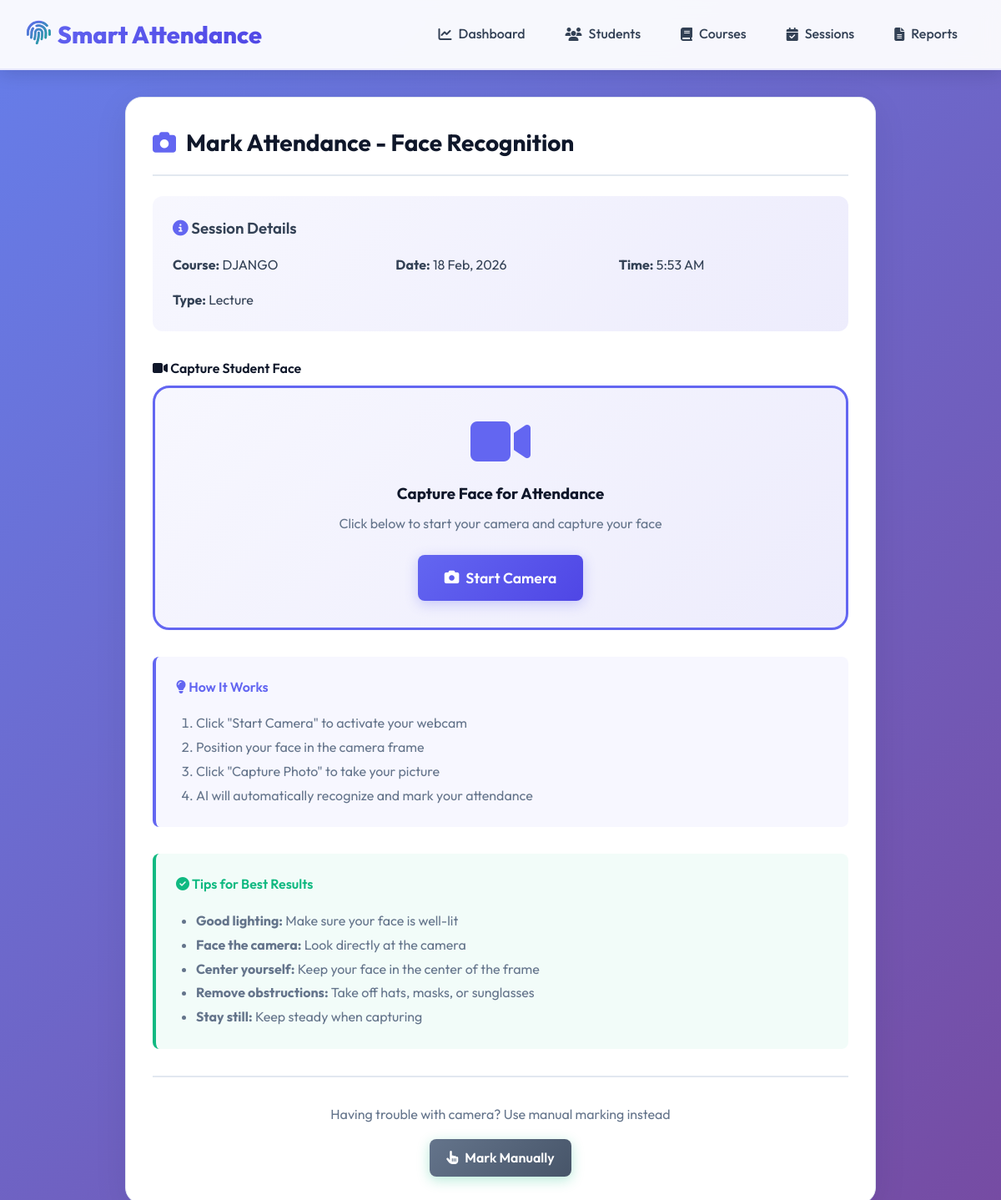
The page /sessions/2/mark/face/ on the database its author committed.
### core/models.py (models this page shows, shortened)
class AttendanceSession(models.Model):
    course = models.ForeignKey(Course, on_delete=models.CASCADE, related_name='sessions')
    faculty = models.ForeignKey(User, on_delete=models.SET_NULL, null=True)
    session_date = models.DateField(default=timezone.now)
    session_time = models.TimeField(default=timezone.now)
    session_type = models.CharField(
        max_length=20,
        choices=[
            ('lecture', 'Lecture'),
            ('lab', 'Lab'),
            ('tutorial', 'Tutorial'),
        ],
        default='lecture'
    )
    created_at = models.DateTimeField(auto_now_add=True)
    is_active = models.BooleanField(default=True)
    class Meta:
        ordering = ['-session_date', '-session_time']
        unique_together = ['course', 'session_date', 'session_time']

class Course(models.Model):
    course_code = models.CharField(max_length=20, unique=True)
    course_name = models.CharField(max_length=200)
    faculty = models.ForeignKey(User, on_delete=models.SET_NULL, null=True, related_name='courses')
    created_at = models.DateTimeField(auto_now_add=True)
    class Meta:
        ordering = ['course_name']

### core/views.py (the view)
# urls.py: path('sessions/<int:session_id>/mark/face/', views.mark_attendance_face, name='mark_attendance_face'),
def mark_attendance_face(request, session_id):
    session = get_object_or_404(AttendanceSession, pk=session_id)
    if request.method == 'POST':
        captured_image_data = request.POST.get('captured_image_data', '')
        if captured_image_data:
            import base64
            from io import BytesIO
            try:
                image_data = captured_image_data.split(',')[1]
                image_bytes = base64.b64decode(image_data)
                face_service = get_face_service()
                uploaded_encoding = face_service.encode_face_from_bytes(image_bytes)
                if not uploaded_encoding:
                    messages.error(request, 'No face detected in the captured image. Please ensure your face is clearly visible and try again.')
                    return redirect('mark_attendance_face', session_id=session.id)
                students = Student.objects.filter(
                    course=session.course,
                    is_active=True
                ).exclude(face_encoding='')
                if not students.exists():
                    messages.warning(request, 'No students with face encodings found for this course. Please ensure students have registered with face photos.')
                    return redirect('mark_attendance', session_id=session.id)
                student_encodings = {}
                for student in students:
                    encoding = face_service.string_to_encoding(student.face_encoding)
                    if encoding:
                        student_encodings[student.id] = encoding
                if not student_encodings:
                    messages.warning(request, 'No valid face encodings found. Please ensure students have registered properly.')
                    return redirect('mark_attendance', session_id=session.id)
                matched_student_id, confidence = face_service.find_matching_student(
                    uploaded_encoding,
                    student_encodings
                )
                if matched_student_id:
                    attendance = Attendance.objects.get(
                        session=session,
                        student_id=matched_student_id
                    )
                    if attendance.status == 'present':
                        student = Student.objects.get(id=matched_student_id)
                        messages.info(
                            request,
                            f'Attendance already marked for {student.name}!'
                        )
                    else:
                        attendance.status = 'present'
                        attendance.marked_by = 'face_recognition'
                        attendance.confidence_score = confidence
                        attendance.marked_at = timezone.now()
                        from django.core.files.base import ContentFile
                        attendance.photo_captured.save(
                            f'attendance_{session.id}_{matched_student_id}_{timezone.now().strftime("%Y%m%d_%H%M%S")}.jpg',
                            ContentFile(image_bytes),
                            save=False
                        )
                        attendance.save()
                        student = Student.objects.get(id=matched_student_id)
                        messages.success(
                            request,
                            f'✓ Attendance marked for {student.name} (Confidence: {confidence:.1f}%)'
                        )
                    return redirect('mark_attendance', session_id=session.id)
                else:
                    messages.error(request, 'Face not recognized. Please ensure you are registered for this course or try again with better lighting.')
                    return redirect('mark_attendance_face', session_id=session.id)
            except Exception as e:
                messages.error(request, f'Error processing image: {str(e)}. Please try again.')
                return redirect('mark_attendance_face', session_id=session.id)
        else:
            form = FaceRecognitionUploadForm(request.POST, request.FILES)
            if form.is_valid():
                uploaded_image = form.cleaned_data['image']
                face_service = get_face_service()
                uploaded_encoding = face_service.encode_face_from_bytes(uploaded_image.read())
                if not uploaded_encoding:
                    messages.error(request, 'No face detected in the uploaded image. Please try again.')
                    return redirect('mark_attendance_face', session_id=session.id)
                students = Student.objects.filter(
                    course=session.course,
                    is_active=True
                ).exclude(face_encoding='')
                student_encodings = {}
                for student in students:
                    encoding = face_service.string_to_encoding(student.face_encoding)
                    if encoding:
                        student_encodings[student.id] = encoding
                matched_student_id, confidence = face_service.find_matching_student(
                    uploaded_encoding,
                    student_encodings
                )
                if matched_student_id:
                    attendance = Attendance.objects.get(
                        session=session,
                        student_id=matched_student_id
                    )
                    attendance.status = 'present'
                    attendance.marked_by = 'face_recognition'
                    attendance.confidence_score = confidence
                    attendance.photo_captured = uploaded_image
                    attendance.save()
                    student = Student.objects.get(id=matched_student_id)
                    messages.success(
                        request,
                        f'Attendance marked for {student.name} (Confidence: {confidence}%)'
                    )
                else:
                    messages.error(request, 'No matching student found. Please try again or mark manually.')
                return redirect('mark_attendance', session_id=session.id)
    else:
        form = FaceRecognitionUploadForm()
    context = {
        'session': session,
        'form': form,
    }
    return render(request, 'core/mark_attendance_face.html', context)

### core/templates/core/mark_attendance_face.html (shortened to what this page needs)
{% extends 'core/base.html' %}
{% block content %}
<div class="card" style="max-width: 900px; margin: 0 auto;">
    <div class="card-header">
        <h1 class="card-title">
            <i class="fas fa-camera"></i>
            Mark Attendance - Face Recognition
        </h1>
    </div>
    <div style="background: linear-gradient(135deg, rgba(99, 102, 241, 0.05), rgba(79, 70, 229, 0.1)); padding: 1.5rem; border-radius: 12px; margin-bottom: 2rem;">
        <h3 style="font-weight: 600; margin-bottom: 0.5rem;">
            <i class="fas fa-info-circle" style="color: #6366f1;"></i> Session Details
        </h3>
        <div style="display: grid; grid-template-columns: repeat(auto-fit, minmax(200px, 1fr)); gap: 1rem; margin-top: 1rem;">
            <div>
                <strong>Course:</strong> {{ session.course.course_name }}
            </div>
            <div>
                <strong>Date:</strong> {{ session.session_date|date:"d M, Y" }}
            </div>
            <div>
                <strong>Time:</strong> {{ session.session_time|time:"g:i A" }}
            </div>
            <div>
                <strong>Type:</strong> {{ session.get_session_type_display }}
            </div>
        </div>
    </div>
    <form method="post" enctype="multipart/form-data" id="faceRecognitionForm">
        <div class="form-group">
            <label class="form-label">
                <i class="fas fa-video"></i> Capture Student Face
            </label>
            <div style="background: linear-gradient(135deg, rgba(99, 102, 241, 0.05), rgba(79, 70, 229, 0.1)); border: 3px solid #6366f1; border-radius: 20px; padding: 2rem; text-align: center;">
                <div id="cameraSection">
                    <div id="initialState">
                        <i class="fas fa-video" style="font-size: 4rem; color: #6366f1; margin-bottom: 1rem; display: block;"></i>
                        <h3 style="font-weight: 700; color: #0f172a; margin-bottom: 0.5rem;">Capture Face for Attendance</h3>
                        <p style="color: #64748b; margin-bottom: 1.5rem;">Click below to start your camera and capture your face</p>
                        <button type="button" id="startCameraBtn" class="btn btn-primary" style="font-size: 1.1rem; padding: 1rem 2rem;">
                            <i class="fas fa-camera"></i> Start Camera
                        </button>
                    </div>
                </div>
            </div>
        </div>
        <div style="background: rgba(99, 102, 241, 0.05); border-left: 4px solid #6366f1; padding: 1.5rem; border-radius: 8px; margin: 2rem 0;">
            <h4 style="font-weight: 600; color: #6366f1; margin-bottom: 1rem;">
                <i class="fas fa-lightbulb"></i> How It Works
            </h4>
            <ol style="color: #64748b; margin-left: 1.5rem; line-height: 1.8;">
                <li>Click "Start Camera" to activate your webcam</li>
                <li>Position your face in the camera frame</li>
                <li>Click "Capture Photo" to take your picture</li>
                <li>AI will automatically recognize and mark your attendance</li>
            </ol>
        </div>
        <div style="background: rgba(16, 185, 129, 0.05); border-left: 4px solid #10b981; padding: 1.5rem; border-radius: 8px; margin-bottom: 2rem;">
            <h4 style="font-weight: 600; color: #10b981; margin-bottom: 1rem;">
                <i class="fas fa-check-circle"></i> Tips for Best Results
            </h4>
            <ul style="color: #64748b; margin-left: 1.5rem; line-height: 1.8;">
                <li><strong>Good lighting:</strong> Make sure your face is well-lit</li>
                <li><strong>Face the camera:</strong> Look directly at the camera</li>
                <li><strong>Center yourself:</strong> Keep your face in the center of the frame</li>
                <li><strong>Remove obstructions:</strong> Take off hats, masks, or sunglasses</li>
                <li><strong>Stay still:</strong> Keep steady when capturing</li>
            </ul>
        </div>
    </form>
    <div style="text-align: center; margin-top: 2rem; padding-top: 2rem; border-top: 2px solid var(--border);">
        <p style="color: #64748b; margin-bottom: 1rem;">Having trouble with camera? Use manual marking instead</p>
        <a href="{% url 'mark_attendance_manual' session.id %}" class="btn btn-secondary">
            <i class="fas fa-hand-pointer"></i> Mark Manually
        </a>
    </div>
</div>
{% endblock %}

### core/templates/core/base.html (style rules this page uses)
:root { --primary: #6366f1; --primary-dark: #4f46e5; --primary-light: #818cf8; --secondary: #10b981; --danger: #ef4444; --warning: #f59e0b; --dark: #0f172a; --dark-light: #1e293b; --light: #f8fafc; --text: #334155; --text-light: #64748b; --border: #e2e8f0; --shadow: rgba(15, 23, 42, 0.08); --shadow-lg: rgba(15, 23, 42, 0.15); }
* { margin: 0; padding: 0; box-sizing: border-box; }
body { font-family: 'Outfit', sans-serif; background: linear-gradient(135deg, #667eea 0%, #764ba2 100%); background-attachment: fixed; color: var(--text); line-height: 1.6; min-height: 100vh; }
.card { background: white; border-radius: 20px; padding: 2rem; box-shadow: 0 10px 40px var(--shadow); margin-bottom: 2rem; border: 1px solid var(--border); transition: transform 0.3s ease, box-shadow 0.3s ease; }
.card-header { margin-bottom: 1.5rem; padding-bottom: 1rem; border-bottom: 2px solid var(--border); }
.card-title { font-size: 1.75rem; font-weight: 700; color: var(--dark); display: flex; align-items: center; gap: 0.75rem; }
.card-title i { color: var(--primary); }
.btn { padding: 0.875rem 1.75rem; border: none; border-radius: 12px; font-size: 1rem; font-weight: 600; cursor: pointer; transition: all 0.3s ease; display: inline-flex; align-items: center; gap: 0.5rem; text-decoration: none; font-family: 'Outfit', sans-serif; }
.btn-primary { background: linear-gradient(135deg, var(--primary), var(--primary-dark)); color: white; box-shadow: 0 4px 15px rgba(99, 102, 241, 0.3); }
.btn-secondary { background: var(--secondary); color: white; box-shadow: 0 4px 15px rgba(16, 185, 129, 0.3); }
.form-group { margin-bottom: 1.5rem; }
.form-label { display: block; margin-bottom: 0.5rem; font-weight: 600; color: var(--dark); }

### core/templates/core/mark_attendance_face.html (style rules this page uses)
.btn { padding: 0.625rem 1.25rem; border-radius: 8px; font-weight: 600; cursor: pointer; border: none; transition: all 0.2s; display: inline-flex; align-items: center; gap: 0.5rem; text-decoration: none; }
.btn-primary { background: linear-gradient(135deg, #6366f1, #4f46e5); color: white; }
.btn-secondary { background: linear-gradient(135deg, #64748b, #475569); color: white; }

### rows shown on the page
AttendanceSession: course.course_name "DJANGO", session_date "18 Feb, 2026", session_time "5:53 AM", session_type "Lecture"
